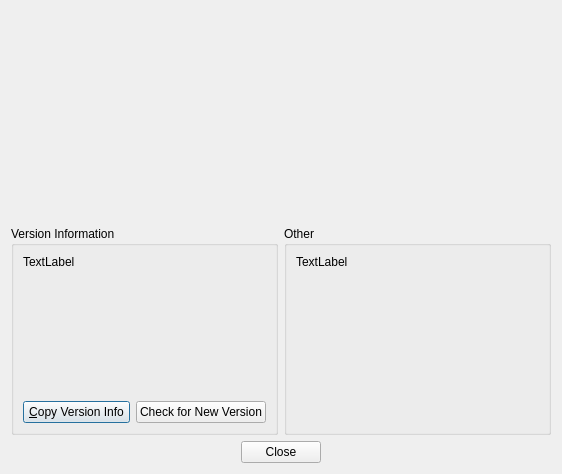
<?xml version="1.0" encoding="UTF-8"?>
<ui version="4.0">
 <class>LC_DlgAbout</class>
 <widget class="QDialog" name="LC_DlgAbout">
  <property name="geometry">
   <rect>
    <x>0</x>
    <y>0</y>
    <width>562</width>
    <height>474</height>
   </rect>
  </property>
  <property name="windowTitle">
   <string>About LibreCAD</string>
  </property>
  <layout class="QGridLayout" name="gridLayout">
   <item row="1" column="0">
    <widget class="QGroupBox" name="groupBox">
     <property name="maximumSize">
      <size>
       <width>16777215</width>
       <height>16777215</height>
      </size>
     </property>
     <property name="title">
      <string>Version Information</string>
     </property>
     <layout class="QGridLayout" name="gridLayout_2">
      <item row="0" column="0" colspan="2">
       <widget class="QLabel" name="lVersionInfo">
        <property name="sizePolicy">
         <sizepolicy hsizetype="Minimum" vsizetype="Minimum">
          <horstretch>0</horstretch>
          <verstretch>0</verstretch>
         </sizepolicy>
        </property>
        <property name="minimumSize">
         <size>
          <width>0</width>
          <height>0</height>
         </size>
        </property>
        <property name="maximumSize">
         <size>
          <width>16777215</width>
          <height>16777215</height>
         </size>
        </property>
        <property name="text">
         <string>TextLabel</string>
        </property>
        <property name="textFormat">
         <enum>Qt::RichText</enum>
        </property>
        <property name="alignment">
         <set>Qt::AlignLeading|Qt::AlignLeft|Qt::AlignTop</set>
        </property>
        <property name="wordWrap">
         <bool>true</bool>
        </property>
       </widget>
      </item>
      <item row="1" column="0">
       <widget class="QPushButton" name="pbCopy">
        <property name="toolTip">
         <string>Copies version information into clipboard</string>
        </property>
        <property name="text">
         <string>&amp;Copy Version Info</string>
        </property>
       </widget>
      </item>
      <item row="1" column="1">
       <widget class="QPushButton" name="pbCheckNewVersion">
        <property name="toolTip">
         <string>Force check whether new version is available</string>
        </property>
        <property name="text">
         <string>Check for New Version</string>
        </property>
       </widget>
      </item>
     </layout>
    </widget>
   </item>
   <item row="3" column="0" colspan="2">
    <widget class="QDialogButtonBox" name="buttonBox">
     <property name="orientation">
      <enum>Qt::Horizontal</enum>
     </property>
     <property name="standardButtons">
      <set>QDialogButtonBox::Close</set>
     </property>
     <property name="centerButtons">
      <bool>true</bool>
     </property>
    </widget>
   </item>
   <item row="0" column="0" colspan="2">
    <widget class="QLabel" name="lblLogo">
     <property name="text">
      <string/>
     </property>
     <property name="pixmap">
      <pixmap resource="../../../../res/main/main.qrc">:/main/splash_librecad.png</pixmap>
     </property>
     <property name="scaledContents">
      <bool>false</bool>
     </property>
     <property name="alignment">
      <set>Qt::AlignHCenter|Qt::AlignTop</set>
     </property>
    </widget>
   </item>
   <item row="1" column="1">
    <widget class="QGroupBox" name="groupBox_2">
     <property name="title">
      <string>Other </string>
     </property>
     <layout class="QGridLayout" name="gridLayout_3">
      <item row="0" column="0" colspan="2" alignment="Qt::AlignTop">
       <widget class="QLabel" name="lLinks">
        <property name="baseSize">
         <size>
          <width>200</width>
          <height>0</height>
         </size>
        </property>
        <property name="text">
         <string>TextLabel</string>
        </property>
        <property name="alignment">
         <set>Qt::AlignLeading|Qt::AlignLeft|Qt::AlignTop</set>
        </property>
        <property name="openExternalLinks">
         <bool>true</bool>
        </property>
       </widget>
      </item>
     </layout>
    </widget>
   </item>
  </layout>
 </widget>
 <resources>
  <include location="../../../../res/main/main.qrc"/>
 </resources>
 <connections>
  <connection>
   <sender>buttonBox</sender>
   <signal>accepted()</signal>
   <receiver>LC_DlgAbout</receiver>
   <slot>accept()</slot>
   <hints>
    <hint type="sourcelabel">
     <x>248</x>
     <y>254</y>
    </hint>
    <hint type="destinationlabel">
     <x>157</x>
     <y>274</y>
    </hint>
   </hints>
  </connection>
  <connection>
   <sender>buttonBox</sender>
   <signal>rejected()</signal>
   <receiver>LC_DlgAbout</receiver>
   <slot>reject()</slot>
   <hints>
    <hint type="sourcelabel">
     <x>316</x>
     <y>260</y>
    </hint>
    <hint type="destinationlabel">
     <x>286</x>
     <y>274</y>
    </hint>
   </hints>
  </connection>
 </connections>
</ui>
